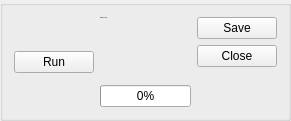
    <widget class="QGroupBox" name="groupBox_MainBottom">
     <property name="sizePolicy">
      <sizepolicy hsizetype="Expanding" vsizetype="Fixed">
       <horstretch>0</horstretch>
       <verstretch>0</verstretch>
      </sizepolicy>
     </property>
     <property name="minimumSize">
      <size>
       <width>0</width>
       <height>80</height>
      </size>
     </property>
     <property name="maximumSize">
      <size>
       <width>16777215</width>
       <height>150</height>
      </size>
     </property>
     <property name="title">
      <string/>
     </property>
     <layout class="QHBoxLayout" name="horizontalLayout_18">
      <item>
       <layout class="QHBoxLayout" name="horizontalLayout_17">
        <item>
         <widget class="QPushButton" name="pushButton_run">
          <property name="sizePolicy">
           <sizepolicy hsizetype="Fixed" vsizetype="Fixed">
            <horstretch>0</horstretch>
            <verstretch>0</verstretch>
           </sizepolicy>
          </property>
          <property name="minimumSize">
           <size>
            <width>80</width>
            <height>0</height>
           </size>
          </property>
          <property name="text">
           <string>Run</string>
          </property>
         </widget>
        </item>
        <item>
         <layout class="QVBoxLayout" name="verticalLayout_20">
          <item>
           <widget class="QLabel" name="progressText">
            <property name="sizePolicy">
             <sizepolicy hsizetype="Expanding" vsizetype="Expanding">
              <horstretch>0</horstretch>
              <verstretch>0</verstretch>
             </sizepolicy>
            </property>
            <property name="minimumSize">
             <size>
              <width>0</width>
              <height>50</height>
             </size>
            </property>
            <property name="maximumSize">
             <size>
              <width>16777215</width>
              <height>16777215</height>
             </size>
            </property>
            <property name="font">
             <font>
              <pointsize>-1</pointsize>
             </font>
            </property>
            <property name="text">
             <string>Waiting on User...</string>
            </property>
            <property name="alignment">
             <set>Qt::AlignLeading|Qt::AlignLeft|Qt::AlignTop</set>
            </property>
           </widget>
          </item>
          <item>
           <widget class="QProgressBar" name="progressBar">
            <property name="value">
             <number>0</number>
            </property>
           </widget>
          </item>
         </layout>
        </item>
        <item>
         <layout class="QVBoxLayout" name="verticalLayout_10">
          <item>
           <widget class="QPushButton" name="pushButton_save">
            <property name="sizePolicy">
             <sizepolicy hsizetype="Fixed" vsizetype="Preferred">
              <horstretch>0</horstretch>
              <verstretch>0</verstretch>
             </sizepolicy>
            </property>
            <property name="minimumSize">
             <size>
              <width>80</width>
              <height>0</height>
             </size>
            </property>
            <property name="text">
             <string>Save</string>
            </property>
           </widget>
          </item>
          <item>
           <widget class="QPushButton" name="pushButton_close">
            <property name="text">
             <string>Close</string>
            </property>
           </widget>
          </item>
          <item>
           <spacer name="verticalSpacer_9">
            <property name="orientation">
             <enum>Qt::Vertical</enum>
            </property>
            <property name="sizeHint" stdset="0">
             <size>
              <width>20</width>
              <height>40</height>
             </size>
            </property>
           </spacer>
          </item>
         </layout>
        </item>
       </layout>
      </item>
     </layout>
    </widget>
